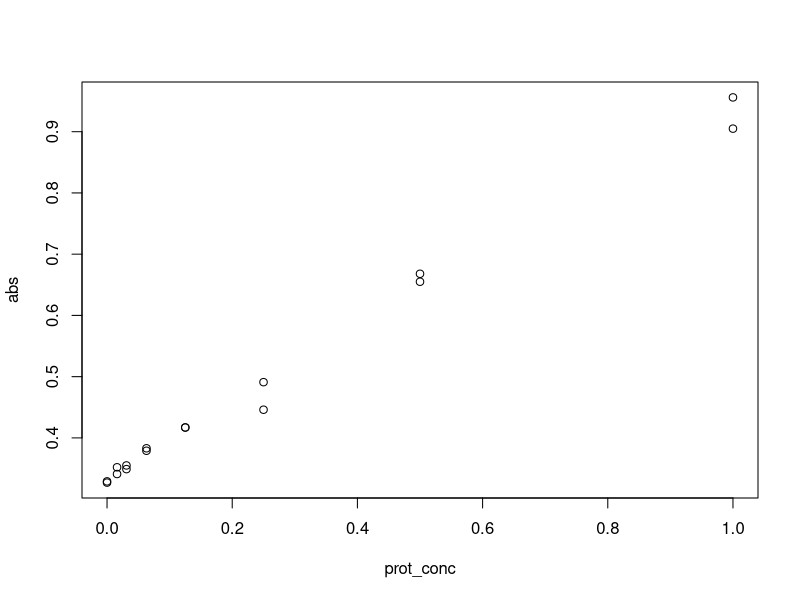

Source code (R):
prot_conc <- c(0.000, 0.016, 0.031, 0.063, 0.125, 0.250, 0.500, 1.000, 
               0.000, 0.016, 0.031, 0.063, 0.125, 0.250, 0.500, 1.000)

abs <- c(0.329, 0.352, 0.349, 0.379, 0.417, 0.491, 0.668, 0.956, 
         0.327, 0.341, 0.355, 0.383, 0.417, 0.446, 0.655, 0.905)
plot(prot_conc, abs)

